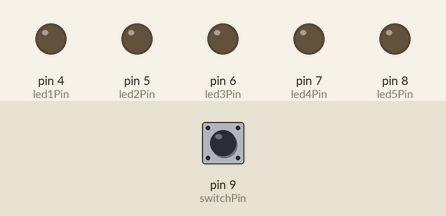
Recording of a sketch running on a simulated Arduino Uno, built with avr-gcc and run on an emulated ATmega328P. On the bench: output pins drawn as LEDs (lit = HIGH). Dashed ring = blinking. The inputs (shaded band) are chosen by the test bench; at power-on: pin 9 (switchPin) LOW.

Above: at 1.2 s.
1.3 s: pin 9 (switchPin) pulled HIGH for 0.15 s
At 2.2 s:
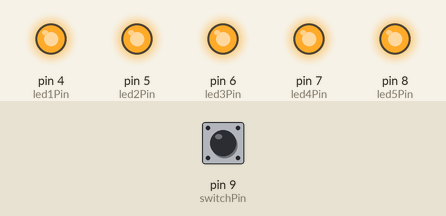
2.9 s: pin 9 (switchPin) pulled HIGH for 1 s
At 5.3 s:
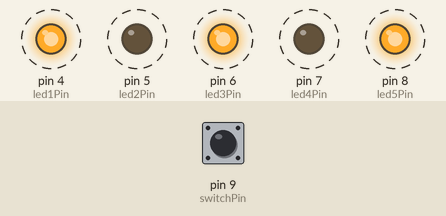
6.9 s: pin 9 (switchPin) pulled HIGH for 0.15 s
At 7.7 s:
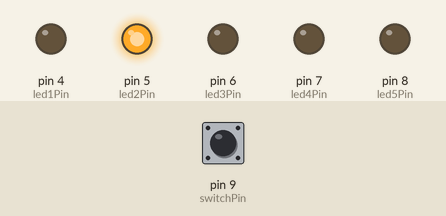
9.9 s: pin 9 (switchPin) pulled HIGH for 3.2 s
14.6 s: pin 9 (switchPin) pulsed HIGH 5 times (0.12 s each, 0.3 s apart)
Timing chart, 0 to 18.6 s (numbered marks = the images above; inputs shaded):
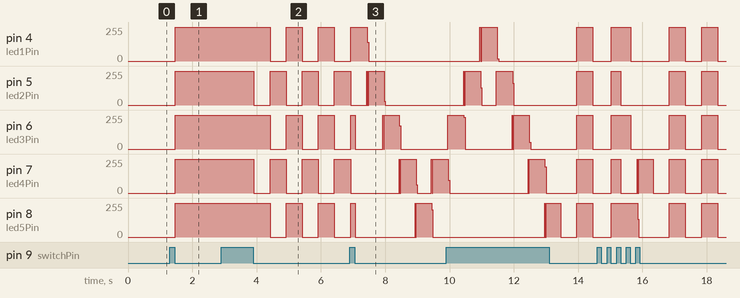

Measured:
- after the input at 1.3 s, pin 4 (led1Pin), pin 5 (led2Pin), pin 6 (led3Pin), pin 7 (led4Pin), pin 8 (led5Pin): 0/255 → 255/255 after 0.17 s
- after the input at 2.9 s, pin 4 (led1Pin), pin 6 (led3Pin), pin 8 (led5Pin): alternates 255/255 for 0.50 s and 0/255 for 0.50 s, starting after 1.5 s; pin 5 (led2Pin), pin 7 (led4Pin): alternates 255/255 for 0.50 s and 0/255 for 0.50 s, starting after 1.0 s

The sketch:

4ModeBikeLight.ino
```cpp
int switchPin = 9;              // switch is connected to pin 9
int led1Pin = 4;
int led2Pin = 5;
int led3Pin = 6;
int led4Pin = 7;
int led5Pin = 8;
int counter = 0;
int val;                        // variable for reading the pin status
int val2;                       // variable for reading the delayed status
int buttonState;                // variable to hold the button state
int currentMillis = 0;

int lightMode = 0;              // What mode is the light in?

// Variables will change:
int ledState = LOW;             // ledState used to set the LED

// Generally, you should use "unsigned long" for variables that hold time
// The value will quickly become too large for an int to store
unsigned long previousMillis = 0;        // will store last time LED was updated

// constants won't change:
const long interval = 500;           // interval at which to blink (milliseconds)

void setup()
// put your setup code here, to run once:
{
  pinMode(switchPin, INPUT);    // Set the switch pin as input

  pinMode(led1Pin, OUTPUT);
  pinMode(led2Pin, OUTPUT);
  pinMode(led3Pin, OUTPUT);
  pinMode(led4Pin, OUTPUT);
  pinMode(led5Pin, OUTPUT);

  Serial.begin(9600);           // Set up serial communication at 9600bps
  buttonState = digitalRead(switchPin);   // read the initial state
}

void loop()
// put your main code here, to run repeatedly:

{


  val = digitalRead(switchPin);      // read input value and store it in val
  delay(10);                         // 10 milliseconds is a good amount of time
  val2 = digitalRead(switchPin);     // read the input again to check for bounces
  if (val == val2) {                 // make sure we got 2 consistant readings!
    if (val != buttonState) {          // the button state has changed!
      if (val == LOW) {                // check if the button is pressed
        if (lightMode == 0) {          // if its off
          lightMode = 1;               // turn lights on!
        } else {
          if (lightMode == 1) {        // if its all-on
            lightMode = 2;             // make it blink!
          } else {
            if (lightMode == 2) {      // if its blinking
              lightMode = 3;           // make it wave!
            } else {
              if (lightMode == 3) { //  if its waving,
                lightMode = 4;           // turn light off!
              } else {
                if (lightMode == 4) {
                  lightMode = 0;
                }
              }
            }
          }
        }
      }
    }
    buttonState = val;                 // save the new state in our variable
  }

  // Now do whatever the lightMode indicates
  if (lightMode == 0) { // all-off
    digitalWrite(led1Pin, LOW);
    digitalWrite(led2Pin, LOW);
    digitalWrite(led3Pin, LOW);
    digitalWrite(led4Pin, LOW);
    digitalWrite(led5Pin, LOW);
  }

  if (lightMode == 1) { // all-on
    digitalWrite(led1Pin, HIGH);
    digitalWrite(led2Pin, HIGH);
    digitalWrite(led3Pin, HIGH);
    digitalWrite(led4Pin, HIGH);
    digitalWrite(led5Pin, HIGH);
  }

  if (lightMode == 2) { // blinking
    unsigned long currentMillis = millis();

    if (currentMillis - previousMillis >= interval) {
      // save the last time you blinked the LED
      previousMillis = currentMillis;

      // if the LED is off turn it on and vice-versa:
      if (ledState == LOW) {
        ledState = HIGH;
      } else {
        ledState = LOW;
      }

      // set the LED with the ledState of the variable:
      digitalWrite(led1Pin, ledState);
      digitalWrite(led2Pin, !ledState);
      digitalWrite(led3Pin, ledState);
      digitalWrite(led4Pin, !ledState);
      digitalWrite(led5Pin, ledState);

    }

  }
  if (lightMode == 3)  { // "wave"
    digitalWrite(led1Pin, LOW);
    digitalWrite(led2Pin, LOW);
    digitalWrite(led3Pin, LOW);
    digitalWrite(led4Pin, LOW);
    digitalWrite(led5Pin, LOW);
    if (counter == 0)
    {
      currentMillis = millis();
      digitalWrite(led1Pin, HIGH);
      if (currentMillis - previousMillis > interval)
      {
        previousMillis = currentMillis;
        digitalWrite(led1Pin, LOW);
        counter++;
      }
    }
    if (counter == 1)
    {
      currentMillis = millis();
      digitalWrite(led2Pin, HIGH);
      if (currentMillis - previousMillis > interval)
      {
        previousMillis = currentMillis;
        digitalWrite(led2Pin, LOW);
        counter++;
      }
    }
    if (counter == 2)
    {
      currentMillis = millis();
      digitalWrite(led3Pin, HIGH);
      if (currentMillis - previousMillis > interval)
      {
        previousMillis = currentMillis;
        digitalWrite(led3Pin, LOW);
        counter++;
      }
    }
    if (counter == 3)
    {
      currentMillis = millis();
      digitalWrite(led4Pin, HIGH);
      if (currentMillis - previousMillis > interval)
      {
        previousMillis = currentMillis;
        digitalWrite(led4Pin, LOW);
        counter++;
      }
    }
    if (counter == 4)
    {
      currentMillis = millis();
      digitalWrite(led5Pin, HIGH);
      if (currentMillis - previousMillis > interval)
      {
        previousMillis = currentMillis;
        digitalWrite(led5Pin, LOW);
        counter++;
      }
    }
    if (counter == 5)
    {
      currentMillis = millis();
      digitalWrite(led4Pin, HIGH);
      if (currentMillis - previousMillis > interval)
      {
        previousMillis = currentMillis;
        digitalWrite(led4Pin, LOW);
        counter++;
      }
    }
    if (counter == 6)
    {
      currentMillis = millis();
      digitalWrite(led3Pin, HIGH);
      if (currentMillis - previousMillis > interval)
      {
        previousMillis = currentMillis;
        digitalWrite(led3Pin, LOW);
        counter++;
      }
    }
    if (counter == 7)
    {
      currentMillis = millis();
      digitalWrite(led2Pin, HIGH);
      if (currentMillis - previousMillis > interval)
      {
        previousMillis = currentMillis;
        digitalWrite(led2Pin, LOW);
        counter++;
      }
    }
    if (counter == 8)
    {
      currentMillis = millis();
      digitalWrite(led1Pin, HIGH);
      if (currentMillis - previousMillis > interval)
      {
        previousMillis = currentMillis;
        digitalWrite(led1Pin, LOW);
        counter = 1;
      }
    }
  }
  if (lightMode == 4) {
    unsigned long currentMillis = millis();

    if (currentMillis - previousMillis >= interval) {
      // save the last time you blinked the LED
      previousMillis = currentMillis;

      // if the LED is off turn it on and vice-versa:
      if (ledState == LOW) {
        ledState = HIGH;
      } else {
        ledState = LOW;
      }

      // set the LED with the ledState of the variable:
      digitalWrite(led1Pin, ledState);
      digitalWrite(led2Pin, ledState);
      digitalWrite(led3Pin, ledState);
      digitalWrite(led4Pin, ledState);
      digitalWrite(led5Pin, ledState);

    }

  }
}
```
